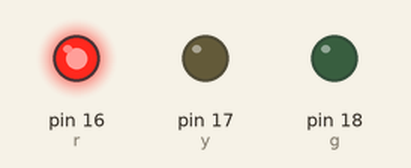
A program run on a simulated MicroPython board. Shown: output pins drawn as LEDs (lit = HIGH).

Above: at 0.5 s.
At 2.5 s:
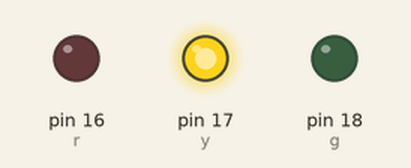
At 4.5 s:
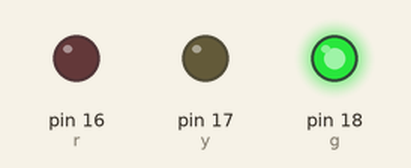
At 5.5 s:
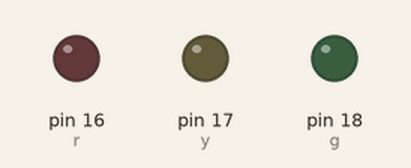
Timing chart, 0 to 7.8 s (numbered marks = the images above):
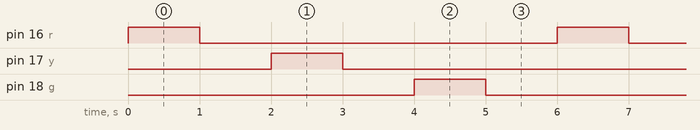

The program:

rgb.py
```python
from machine import Pin
from time import sleep_ms, sleep

r = Pin(16, Pin.OUT)
y = Pin(17, Pin.OUT)
g = Pin(18, Pin.OUT)

while True:
    r.value(1)
    sleep_ms(1000)
    r.value(0)
    sleep_ms(1000)
    y.value(1)
    sleep(1)
    y.value(0)
    sleep(1)
    g.value(1)
    sleep(1)
    g.value(0)
    sleep(1)
```

Measured:
- by itself, pin 16 (r), pin 17 (y), pin 18 (g): alternates HIGH for 1.0 s and LOW for 5.0 s
- by itself, everything shown: repeats every 6.0 s, in 6 steps
